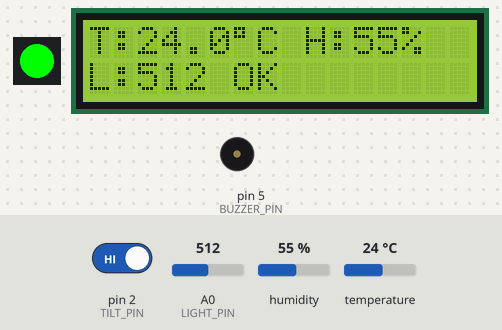
The program below on a simulated Arduino Uno, built with avr-gcc and run on an emulated ATmega328P. On the bench: 1 RGB LEDs in strip order, left to right, 16×2 character LCD, buzzer (waves = sounding). The inputs (shaded band) are chosen by the test bench; at power-on: pin 2 (TILT_PIN) HIGH, temperature 24 °C, A0 (LIGHT_PIN) = 512, humidity 55 %. What the program prints to the serial monitor is not drawn.

Above: at 4.2 s.
4.3 s: pin 2 (TILT_PIN) driven LOW
At 6.4 s:
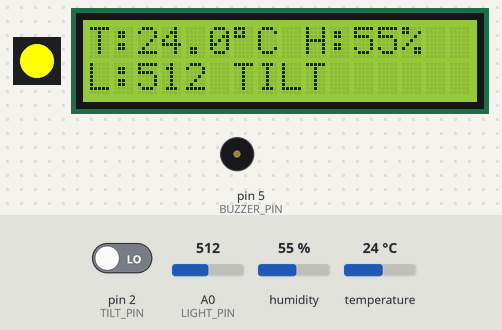
7.1 s: temperature set to 34.5 °C
At 8.12 s:
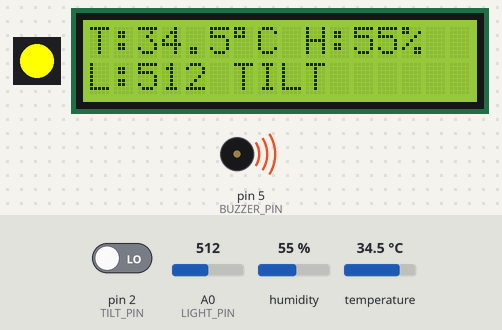
9.8 s: temperature set to 35.9 °C
At 11.5 s:
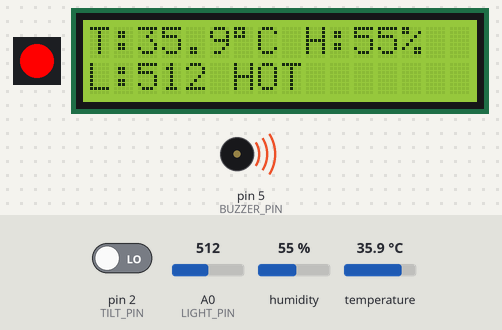
15.8 s: A0 (LIGHT_PIN) set to 716
At 17.9 s:
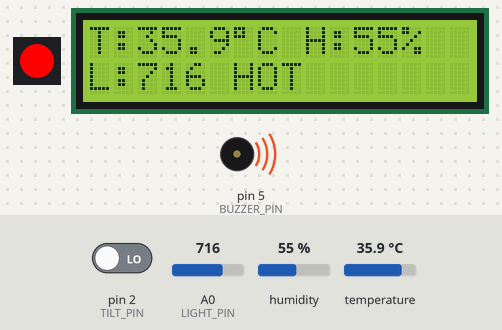
20.5 s: humidity set to 22 %
At 22.6 s:
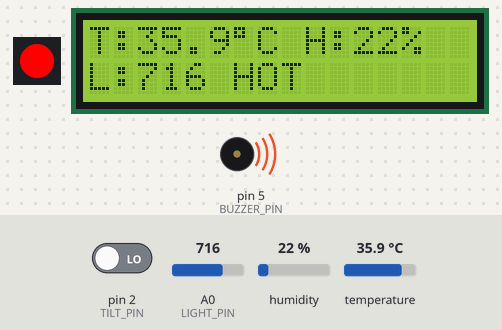
24.6 s: A0 (LIGHT_PIN) set to 900
At 26.0 s:
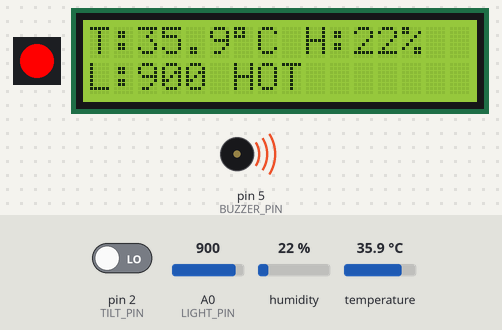
Timing chart, 0 to 29.6 s (numbered marks = the images above; inputs shaded):
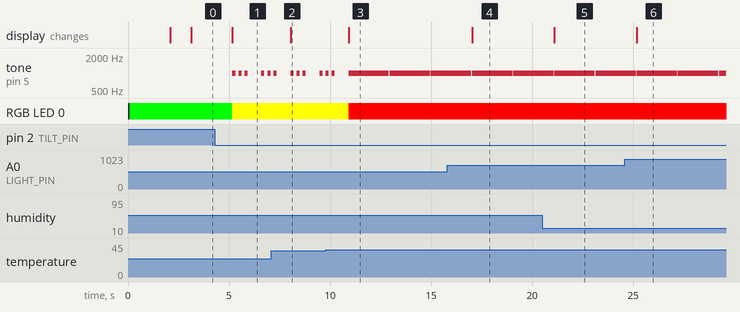

Measured:
- the behaviour switches between 35 and 35.1 °C on temperature (found by bisection; images 2 and 3)
- after the input at 4.3 s, tone on pin 5 (BUZZER_PIN): plays 1000 Hz for 0.15 s, 1000 Hz for 0.15 s, 1000 Hz for 0.15 s, 1000 Hz for 0.15 s, 1000 Hz for 0.15 s, starting after 0.87 s; RGB LED 0: RGB(0, 255, 0) → RGB(255, 255, 0) after 0.87 s; the display: changes after 0.87 s (image 1)
- after the input at 7.1 s, the display: changes after 0.95 s (image 2)
- after the input at 9.8 s, RGB LED 0: RGB(255, 255, 0) → RGB(255, 0, 0) after 1.1 s; the display: changes after 1.1 s (image 3)
- after the input at 15.8 s, the display: changes after 1.2 s (image 4)
- after the input at 20.5 s, the display: changes after 0.61 s (image 5)
- after the input at 24.6 s, the display: changes after 0.59 s (image 6)

The program:

main.cpp
```cpp
#include <Arduino.h>
#include <DHT.h>
#include <Wire.h>
#include <LiquidCrystal_I2C.h>
#include <Adafruit_NeoPixel.h>

// =========================
// PIN CONFIGURATION
// =========================

#define DHT_PIN 3
#define DHT_TYPE DHT22   // Wokwi simulation; hardware thực tế: DHT11

#define TILT_PIN 2
#define BUZZER_PIN 5
#define LIGHT_PIN A0
#define RGB_LED_PIN 8

// =========================
// THRESHOLDS
// =========================

#define TEMP_THRESHOLD 35.0
#define LIGHT_THRESHOLD 200

// =========================
// DEVICES
// =========================

DHT dht(DHT_PIN, DHT_TYPE);

LiquidCrystal_I2C lcd(0x27, 16, 2);

Adafruit_NeoPixel rgb(
    1,
    RGB_LED_PIN,
    NEO_GRB + NEO_KHZ800
);

// =========================
// RGB LED
// =========================

void setRGB(uint8_t r, uint8_t g, uint8_t b)
{
    rgb.setPixelColor(0, rgb.Color(r, g, b));
    rgb.show();
}

// =========================
// LCD
// =========================

void displayData(
    float temperature,
    float humidity,
    int light,
    const char* status
)
{
    lcd.setCursor(0, 0);

    lcd.print("T:");
    lcd.print(temperature, 1);
    lcd.print((char)223);
    lcd.print("C ");

    lcd.print("H:");
    lcd.print(humidity, 0);
    lcd.print("% ");

    lcd.setCursor(0, 1);

    lcd.print("L:");
    lcd.print(light);
    lcd.print(" ");

    lcd.print(status);

    // Clear remaining characters
    lcd.print("        ");
}

// =========================
// TILT ALARM
// 3 short beeps
// =========================

void tiltAlarm()
{
    for (int i = 0; i < 3; i++)
    {
        tone(BUZZER_PIN, 1000);
        delay(150);

        noTone(BUZZER_PIN);
        delay(150);
    }
}

// =========================
// SETUP
// =========================

void setup()
{
    Serial.begin(9600);

    // DHT
    dht.begin();

    // Tilt switch
    pinMode(TILT_PIN, INPUT_PULLUP);

    // Buzzer
    pinMode(BUZZER_PIN, OUTPUT);
    noTone(BUZZER_PIN);

    // RGB
    rgb.begin();
    rgb.clear();
    rgb.show();

    // LCD
    lcd.begin();
    lcd.backlight();
    lcd.clear();

    // Startup screen
    lcd.setCursor(0, 0);
    lcd.print("Smart Station");

    lcd.setCursor(0, 1);
    lcd.print("Starting...");

    setRGB(0, 255, 0);

    delay(2000);

    lcd.clear();

    // Give DHT enough time before first reading
    delay(1000);
}

// =========================
// LOOP
// =========================

void loop()
{
    // Read DHT
    float temperature = dht.readTemperature();
    float humidity = dht.readHumidity();

    // Read light
    int light = analogRead(LIGHT_PIN);

    // Read tilt
    bool tilted = (digitalRead(TILT_PIN) == LOW);

    // =========================
    // SERIAL MONITOR
    // =========================

    Serial.print("Temp: ");
    Serial.print(temperature, 1);

    Serial.print(" C | Humidity: ");
    Serial.print(humidity, 1);

    Serial.print(" % | Light: ");
    Serial.print(light);

    Serial.print(" | Tilt: ");

    if (tilted)
    {
        Serial.println("YES");
    }
    else
    {
        Serial.println("NO");
    }

    // =========================
    // DHT ERROR
    // =========================

    if (isnan(temperature) || isnan(humidity))
    {
        Serial.println("DHT SENSOR ERROR!");

        lcd.clear();

        lcd.setCursor(0, 0);
        lcd.print("DHT Error!");

        lcd.setCursor(0, 1);
        lcd.print("Check Sensor");

        setRGB(255, 0, 0);

        noTone(BUZZER_PIN);

        delay(2000);

        return;
    }

    // =========================
    // 1. HIGH TEMPERATURE
    // T > 35 C
    // RED + CONTINUOUS BUZZER
    // =========================

    if (temperature > TEMP_THRESHOLD)
    {
        displayData(
            temperature,
            humidity,
            light,
            "HOT"
        );

        setRGB(255, 0, 0);

        tone(BUZZER_PIN, 1000);

        delay(2000);

        noTone(BUZZER_PIN);
    }

    // =========================
    // 2. TILT DETECTION
    // YELLOW + 3 SHORT BEEPS
    // =========================

    else if (tilted)
    {
        displayData(
            temperature,
            humidity,
            light,
            "TILT"
        );

        setRGB(255, 255, 0);

        tiltAlarm();

        delay(500);
    }

    // =========================
    // 3. NIGHT MODE
    // LIGHT < 200
    // BLUE + LCD BACKLIGHT
    // =========================

    else if (light < LIGHT_THRESHOLD)
    {
        displayData(
            temperature,
            humidity,
            light,
            "NIGHT"
        );

        setRGB(0, 0, 255);

        noTone(BUZZER_PIN);

        lcd.backlight();

        delay(2000);
    }

    // =========================
    // 4. NORMAL
    // GREEN
    // =========================

    else
    {
        displayData(
            temperature,
            humidity,
            light,
            "OK"
        );

        setRGB(0, 255, 0);

        noTone(BUZZER_PIN);

        lcd.backlight();

        delay(2000);
    }
}
```
